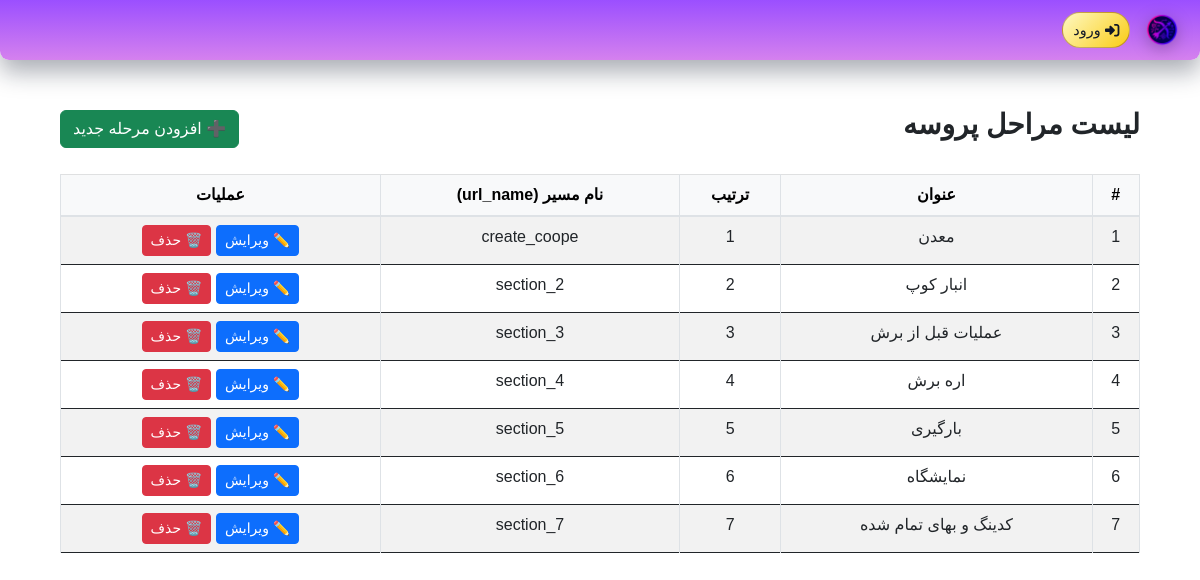
Page /stone_flow/admin/steps/ on the committed database.
### StoneFlow/models.py (models this page shows, shortened)
class Step(models.Model):
    order = models.PositiveIntegerField()
    title = models.CharField(max_length=200)
    url_name = models.CharField(max_length=100)
    class Meta:
        ordering = ['order']

### StoneFlow/views.py (the view)
# urls.py: path('admin/steps/', steps_list, name='steps_list'),
def steps_list(request):
    steps = Step.objects.order_by('order')
    return render(request, 'steps_list.html', {'steps': steps})

### users/context_processors.py (called while the page is built, shortened)
def menu_items_processor(request):
    SITE_LOGO = Constants.LOGO_PATH
    SITE_NAME = Constants.NAME
    PWA_DESCRIPTION = Constants.PWA_DESCRIPTION
    TOPBAR_COLOR_START = Constants.TOPBAR_COLOR_START
    TOPBAR_COLOR_END = Constants.TOPBAR_COLOR_END
    try:
        user = request.user
        if not user.is_authenticated:
            return {'menu_items': [] , 'SITE_LOGO':SITE_LOGO,'SITE_NAME':SITE_NAME , 'PWA_DESCRIPTION':PWA_DESCRIPTION,'TOPBAR_COLOR_START':TOPBAR_COLOR_START,'TOPBAR_COLOR_END':TOPBAR_COLOR_END}
    except:
        return {'menu_items': None , 'SITE_LOGO':SITE_LOGO,'SITE_NAME':SITE_NAME , 'PWA_DESCRIPTION':PWA_DESCRIPTION,'TOPBAR_COLOR_START':TOPBAR_COLOR_START,'TOPBAR_COLOR_END':TOPBAR_COLOR_END}

### StoneFlow/templates/steps_list.html (shortened to what this page needs)
{% extends "users/base.html" %}
{% load static %}
{% block content %}
<link href="https://cdn.jsdelivr.net/npm/bootstrap@5.3.0/dist/css/bootstrap.rtl.min.css" rel="stylesheet">
<div class="container mt-4" style="direction: rtl; font-family: 'Vazirmatn', sans-serif;">
  <div class="d-flex justify-content-between align-items-center mb-4">
    <h3 class="fw-bold">لیست مراحل پروسه</h3>
    <a href="{% url 'create_step' %}" class="btn btn-success">➕ افزودن مرحله جدید</a>
  </div>
  <div class="table-responsive">
    <table class="table table-striped table-bordered align-middle text-center">
      <thead class="table-light">
        <tr>
          <th>#</th>
          <th>عنوان</th>
          <th>ترتیب</th>
          <th>نام مسیر (url_name)</th>
          <th>عملیات</th>
        </tr>
      </thead>
      <tbody>
        {% for step in steps %}
        <tr>
          <td>{{ forloop.counter }}</td>
          <td>{{ step.title }}</td>
          <td>{{ step.order }}</td>
          <td>{{ step.url_name }}</td>
          <td>
            <a href="{% url 'edit_step' step.id %}" class="btn btn-sm btn-primary">✏️ ویرایش</a>
            <button class="btn btn-sm btn-danger" onclick="confirmDelete('{{ step.id }}')">🗑️ حذف</button>
          </td>
        </tr>
        {% empty %}
        <tr><td colspan="5" class="text-muted">هیچ مرحله‌ای ثبت نشده است.</td></tr>
        {% endfor %}
      </tbody>
    </table>
  </div>
</div>
{% endblock %}

### users/static/css/base.css (style rules this page uses)
body { font-family: 'B Nazanin'; src: url('/fonts/BNazanin.woff2') format('woff2'), url('/fonts/BNazanin.woff') format('woff'); }

### rows in the picture
Step: title "معدن", order "1", url_name "create_coope"
Step: title "انبار کوپ", order "2", url_name "section_2"
Step: title "عملیات قبل از برش", order "3", url_name "section_3"
Step: title "اره برش", order "4", url_name "section_4"
Step: title "بارگیری", order "5", url_name "section_5"
Step: title "نمایشگاه", order "6", url_name "section_6"
Step: title "کدینگ و بهای تمام شده", order "7", url_name "section_7"
